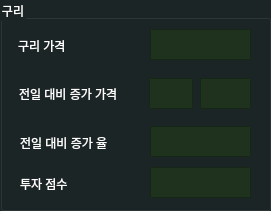
   <widget class="QGroupBox" name="groupBox_9">
    <property name="geometry">
     <rect>
      <x>15</x>
      <y>550</y>
      <width>271</width>
      <height>211</height>
     </rect>
    </property>
    <property name="styleSheet">
     <string notr="true">color: black;
background-color: rgb(27, 37, 38);
color: rgb(255, 255, 255);
font: 10pt &quot;맑은고딕&quot;;</string>
    </property>
    <property name="title">
     <string>구리</string>
    </property>
    <widget class="QLabel" name="label_36">
     <property name="geometry">
      <rect>
       <x>20</x>
       <y>178</y>
       <width>56</width>
       <height>12</height>
      </rect>
     </property>
     <property name="text">
      <string>투자 점수</string>
     </property>
    </widget>
    <widget class="QTextEdit" name="kospi_5">
     <property name="geometry">
      <rect>
       <x>150</x>
       <y>167</y>
       <width>101</width>
       <height>31</height>
      </rect>
     </property>
     <property name="styleSheet">
      <string notr="true">color: black;
background-color: rgb(30, 50, 30);
color: rgb(255, 255, 255);
font: 10pt &quot;맑은고딕&quot;;</string>
     </property>
    </widget>
    <widget class="QLabel" name="label_37">
     <property name="geometry">
      <rect>
       <x>19</x>
       <y>86</y>
       <width>122</width>
       <height>16</height>
      </rect>
     </property>
     <property name="text">
      <string>전일 대비 증가 가격</string>
     </property>
    </widget>
    <widget class="QLabel" name="label_38">
     <property name="geometry">
      <rect>
       <x>18</x>
       <y>38</y>
       <width>91</width>
       <height>16</height>
      </rect>
     </property>
     <property name="text">
      <string>구리 가격</string>
     </property>
    </widget>
    <widget class="QLabel" name="label_39">
     <property name="geometry">
      <rect>
       <x>20</x>
       <y>135</y>
       <width>101</width>
       <height>16</height>
      </rect>
     </property>
     <property name="text">
      <string>전일 대비 증가 율</string>
     </property>
    </widget>
    <widget class="QTextEdit" name="kospi_3">
     <property name="geometry">
      <rect>
       <x>200</x>
       <y>78</y>
       <width>51</width>
       <height>31</height>
      </rect>
     </property>
     <property name="styleSheet">
      <string notr="true">color: black;
background-color: rgb(30, 50, 30);
color: rgb(255, 255, 255);
font: 10pt &quot;맑은고딕&quot;;</string>
     </property>
    </widget>
    <widget class="QTextEdit" name="kospi_1">
     <property name="geometry">
      <rect>
       <x>150</x>
       <y>29</y>
       <width>101</width>
       <height>31</height>
      </rect>
     </property>
     <property name="styleSheet">
      <string notr="true">color: black;
background-color: rgb(30, 50, 30);
color: rgb(255, 255, 255);
font: 10pt &quot;맑은고딕&quot;;</string>
     </property>
    </widget>
    <widget class="QTextEdit" name="kospi_4">
     <property name="geometry">
      <rect>
       <x>150</x>
       <y>126</y>
       <width>101</width>
       <height>31</height>
      </rect>
     </property>
     <property name="styleSheet">
      <string notr="true">color: black;
background-color: rgb(30, 50, 30);
color: rgb(255, 255, 255);
font: 10pt &quot;맑은고딕&quot;;</string>
     </property>
    </widget>
    <widget class="QTextEdit" name="kospi_2">
     <property name="geometry">
      <rect>
       <x>149</x>
       <y>78</y>
       <width>44</width>
       <height>31</height>
      </rect>
     </property>
     <property name="styleSheet">
      <string notr="true">color: black;
background-color: rgb(30, 50, 30);
color: rgb(255, 255, 255);
font: 10pt &quot;맑은고딕&quot;;</string>
     </property>
    </widget>
   </widget>
